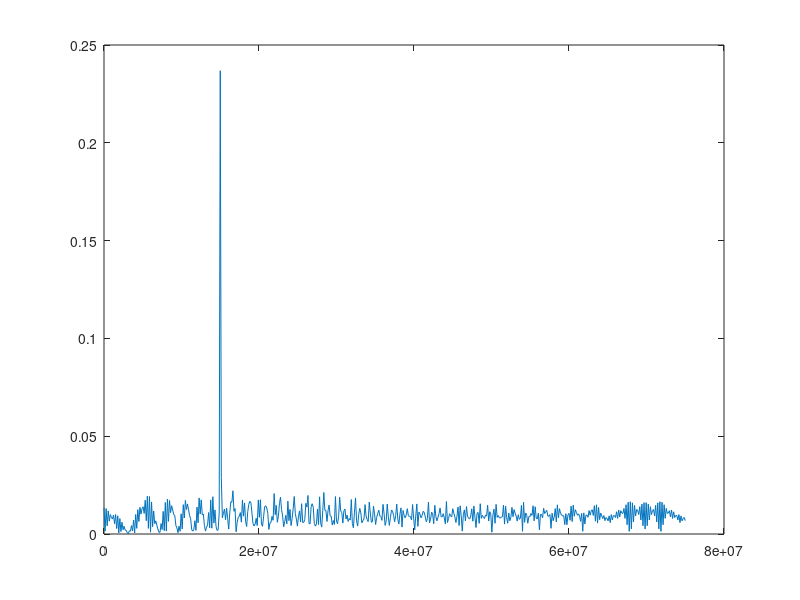
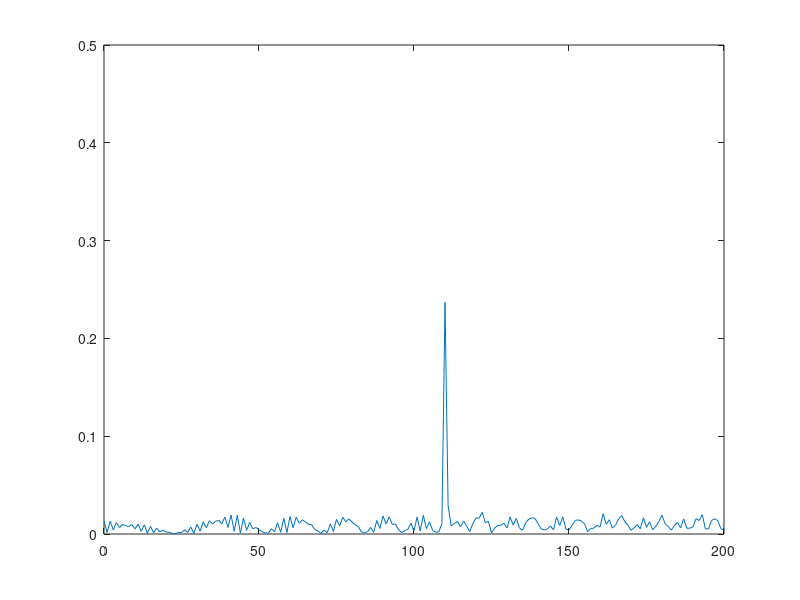
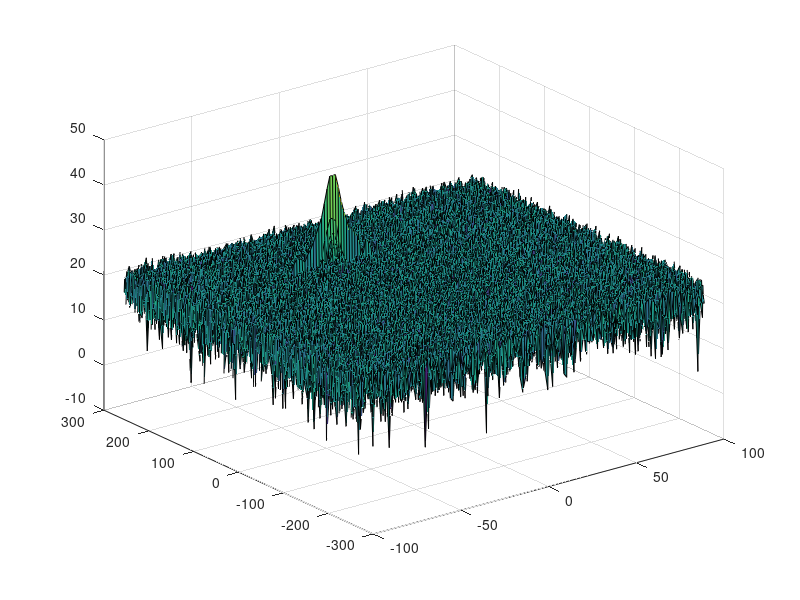

Recreate these plots in MATLAB, in order. (Note: this script raises an error after producing the figures.)
clear all
clc

%% Radar Specifications 
%%%%%%%%%%%%%%%%%%%%%%%%%%%
% Frequency of operation = 77GHz
% Max Range = 200m             
% Range Resolution = 1 m      
% Max Velocity = 100 m/s    
% Speed of light = 3e8
%%%%%%%%%%%%%%%%%%%%%%%%%%%

%% User Defined Range and Velocity of target
% *%TODO* :
% define the target's initial position and velocity. Note : Velocity
% remains contant
 
R = 110;
v = -20;

fprintf('Ground Truth Range = %d, Velocity = %d\n', R, v);

%% FMCW Waveform Generation

% *%TODO* :
%Design the FMCW waveform by giving the specs of each of its parameters.
% Calculate the Bandwidth (B), Chirp Time (Tchirp) and Slope (slope) of the FMCW
% chirp using the requirements above.

c = 3e8;                %speed of light in meters/sec
delta_r = 1;            %range resolution in meters
Bsweep = c/2*delta_r;   %Bsweep calculation

range_max = 200;            %given radar's max range
Tchirp = 5.5*(range_max*2/c);   %5.5 times of the trip time for maximun range

slope = Bsweep/Tchirp;          %Slope of the FMCW chirp
fprintf('Slope = %d\n', slope);

%Operating carrier frequency of Radar 
fc= 77e9;             %carrier freq
                                                         
%The number of chirps in one sequence. Its ideal to have 2^ value for the ease of running the FFT
%for Doppler Estimation. 
Nd = 128;                   % #of doppler cells OR #of sent periods % number of chirps

%The number of samples on each chirp. 
Nr = 1024;                  %for length of time OR # of range cells

% Timestamp for running the displacement scenario for every sample on each
% chirp
t = linspace(0,Nd*Tchirp,Nr*Nd); %total time for samples

%Creating the vectors for Tx, Rx and Mix based on the total samples input.
Tx = zeros(1,length(t)); %transmitted signal
Rx = zeros(1,length(t)); %received signal
Mix = zeros(1,length(t)); %beat signal

%Similar vectors for range_covered and time delay.
r_t=zeros(1,length(t));
td=zeros(1,length(t));

%% Signal generation and Moving Target simulation
% Running the radar scenario over the time. 

for i=1:length(t)            
    
    % *%TODO* :
    %For each time stamp update the Range of the Target for constant velocity. 
    r_t(i) = R + v * t(i);
    td(i) = 2*r_t(i)/c;
    
    % *%TODO* :
    %For each time sample we need update the transmitted and
    %received signal. 
    Tx(i) = cos(2*pi*(fc*t(i)+0.5*slope*t(i)^2));
    Rx(i) = cos(2*pi*(fc*(t(i)-td(i))+0.5*slope*(t(i)-td(i))^2));
    
    % *%TODO* :
    %Now by mixing the Transmit and Receive generate the beat signal
    %This is done by element wise matrix multiplication of Transmit and
    %Receiver Signal
    Mix(i) = Tx(i).*Rx(i);
    
end

%% RANGE MEASUREMENT
L = Tchirp*Bsweep;  % Length of signal

% *%TODO* :
%reshape the vector into Nr*Nd array. Nr and Nd here would also define the size of
%Range and Doppler FFT respectively.
Mix=reshape(Mix,[Nr,Nd]);

% *%TODO* :
%run the FFT on the beat signal along the range bins dimension (Nr) and normalize.
signal_fft = fft(Mix,Nr);

% *%TODO* :
% Take the absolute value of FFT output
signal_fft = abs(signal_fft/L);

% *%TODO* :
% Output of FFT is double sided signal, but we are interested in only one side of the spectrum.
% Hence we throw out half of the samples.
signal_fft = signal_fft(1:L/2+1);

% *%TODO* :
% plot FFT output 
f = Bsweep*(0:(L/2))/L;
figure('Name','FFT Output')
plot(f,signal_fft)

% Calculate range estimation
R = (c*Tchirp*f)/(2*Bsweep);

%plotting the range
figure('Name','Range from First FFT')
plot(R,signal_fft)
axis([0 200 0 0.5]);

%% RANGE DOPPLER RESPONSE
% The 2D FFT implementation is already provided here. This will run a 2DFFT
% on the mixed signal (beat signal) output and generate a range doppler
% map.You will implement CFAR on the generated RDM


% Range Doppler Map Generation.

% The output of the 2D FFT is an image that has reponse in the range and
% doppler FFT bins. So, it is important to convert the axis from bin sizes
% to range and doppler based on their Max values.

% 2D FFT using the FFT size for both dimensions.
sig_fft2 = fft2(Mix,Nr,Nd);

% Taking just one side of signal from Range dimension.
sig_fft2 = sig_fft2(1:Nr/2,1:Nd);
sig_fft2 = fftshift(sig_fft2);
RDM = abs(sig_fft2);
RDM = pow2db(RDM) ;

%use the surf function to plot the output of 2DFFT and to show axis in both
%dimensions
doppler_axis = linspace(-100,100,Nd);
range_axis = linspace(-200,200,Nr/2)*((Nr/2)/400);
figure,surf(doppler_axis,range_axis,RDM);

%% CFAR implementation

%Slide Window through the complete Range Doppler Map

% *%TODO* :
%Select the number of Training Cells in both the dimensions.
Tr = 12;
Td = 6;

% *%TODO* :
%Select the number of Guard Cells in both dimensions around the Cell under 
%test (CUT) for accurate estimation
Gr = 6;
Gd = 3;

% *%TODO* :
% offset the threshold by SNR value in dB
offset = 5;


% *%TODO* :
% The process above will generate a thresholded block, which is smaller 
%than the Range Doppler Map as the CUT cannot be located at the edges of
%matrix. Hence,few cells will not be thresholded. To keep the map size same
% set those values to 0. 

% Then create another vector to hold final signal after thresholding
signal_cfar = zeros(Nr/2,Nd);

% *%TODO* :
%Create a vector to store noise_level for each iteration on training cells
noise_level = zeros(1,1);


% *%TODO* :
%design a loop such that it slides the CUT across range doppler map by
%giving margins at the edges for Training and Guard Cells.
%For every iteration sum the signal level within all the training
%cells. To sum convert the value from logarithmic to linear using db2pow
%function. Average the summed values for all of the training
%cells used. After averaging convert it back to logarithimic using pow2db.
%Further add the offset to it to determine the threshold. Next, compare the
%signal under CUT with this threshold. If the CUT level > threshold assign
%it a value of 1, else equate it to 0.


% Use RDM[x,y] as the matrix from the output of 2D FFT for implementing CFAR
num_cells = (2*Tr+2*Gr+1)*(2*Td+2*Gd+1) - (2*Gr+1)*(2*Gd+1);

for i = 1:(Nr/2 - (2*Gr+2*Tr))
    for j = 1:(Nd - (2*Gd+2*Td))
        % Now for each step, add the noise within all the training cells   
        % Taking the leading cell average here
        s1 = sum(db2pow(RDM(i:i+2*Tr+2*Gr, j:j+2*Td+2*Gd)),'all');
        s2 = sum(db2pow(RDM(i+Tr:i+Tr+2*Gr, j+Td:j+Td+2*Gd)),'all');    
        noise_level = s1 - s2;
              
        % To determine the threshold, we take the average of summed noise
        % and multiply it with the offset        
        
        threshold = noise_level/num_cells;      
        threshold = pow2db(threshold) + offset;
        threshold = db2pow(threshold);
        
        % Now pick the cell under test which is the T+G cells away from the
        % first training cell and seasure the signal level
        signal = db2pow(RDM(i+Tr+Gr, j+Td+Gd));
        
        % If the signal level at Cell Under Test belows the threshold then
        % assign it to 0 value
        if (signal <= threshold)
            signal = 0;
        else 
            signal = 1;
        end
        
        signal_cfar(i+Tr+Gr,j+Td+Gd) = signal;        
    end
end

% *%TODO* :
%display the CFAR output using the Surf function like we did for Range
%Doppler Response output.
figure,surf(doppler_axis,range_axis,signal_cfar);
colorbar;


 
 